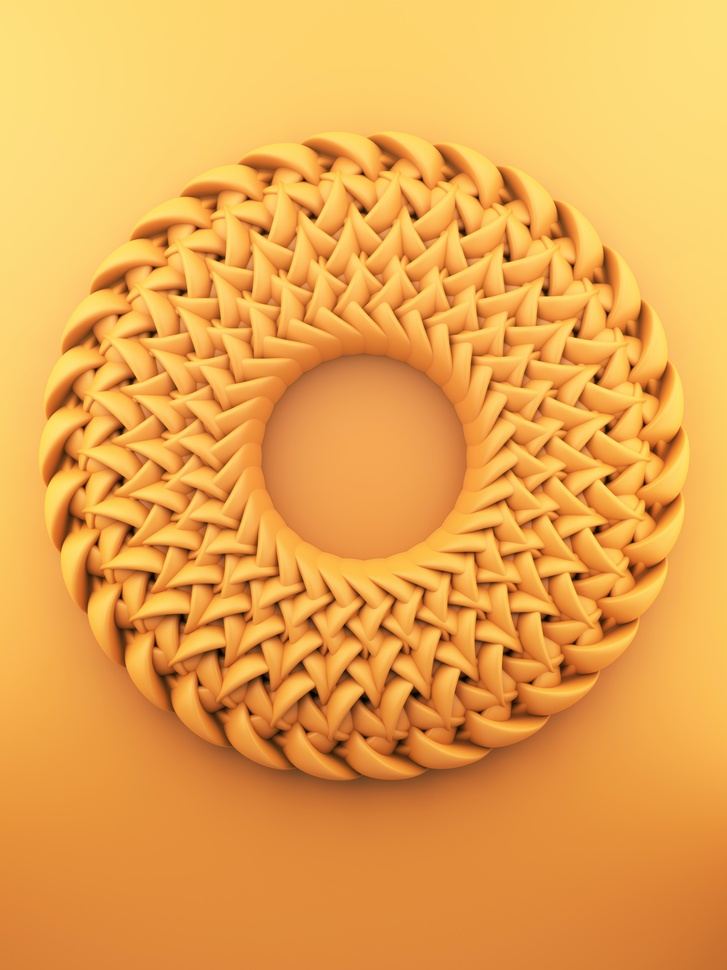
#> input picture DL/OpenCV/Module1/img/img6.jpg, 727 x 970 px, shrunk from 3000 x 4000 before the run, found by its file name
$ python 17.ThreshHold.py
#> lines starting #> are read from the running program, lines starting #| are printed output that depends on the picture; after the words box and inside, x2 and y2 are one past the last pixel; in counts of white or black regions, pixels touching at a corner belong together
import cv2 as cv
import numpy as np
from matplotlib import pyplot as plt

img = cv.imread('D:/2-bai tap cua dev/PythonAI/AI/DL/OpenCV/Module1/img/img6.jpg', cv.IMREAD_GRAYSCALE)
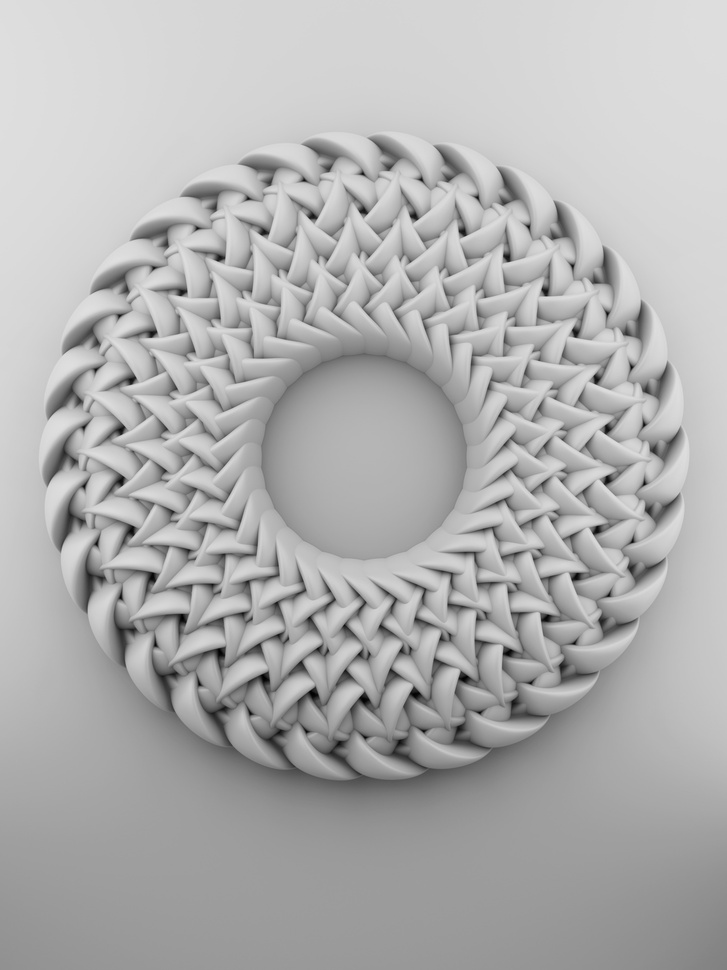
#> img: shape (970, 727); min 0, max 224, mean 176.6

imgBlur = cv.medianBlur(img, 5)

assert img is not None, "file could not be read, check with os.path.exists()"
# [16 lines of commented-out code are left out]

ret, th1 = cv.threshold(imgBlur, 125, 255, cv.THRESH_BINARY)
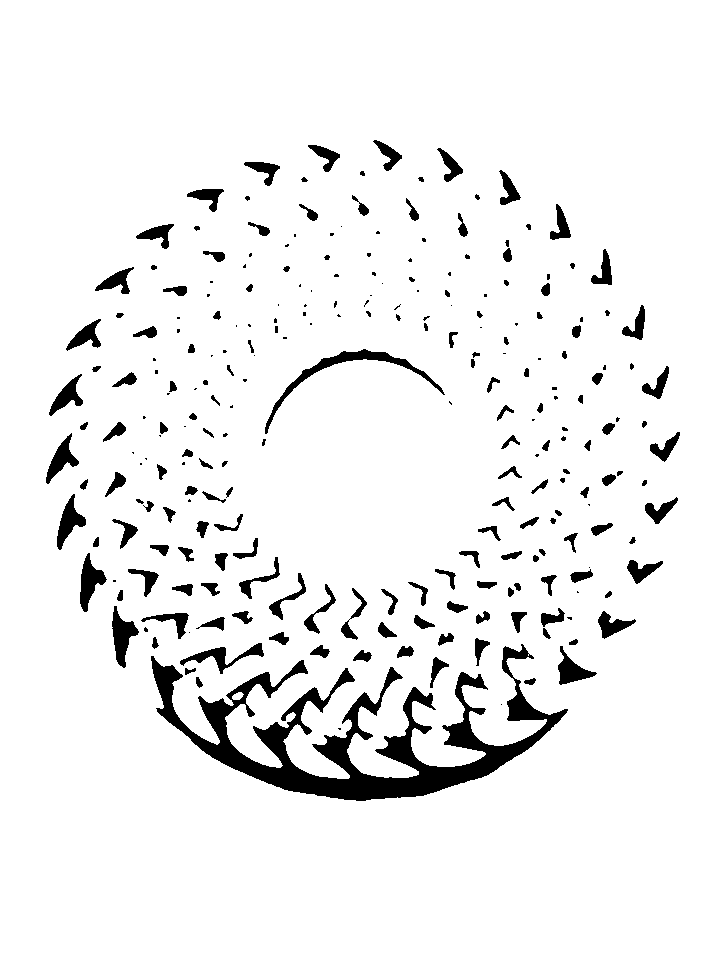
#> th1: shape (970, 727); 93.8% white; 252 black regions (83 under 20 px), largest, box (x1, y1, x2, y2) and area: (151, 644, 568, 801) 17540, (265, 349, 445, 434) 1424, (112, 606, 139, 668) 782
th2 = cv.adaptiveThreshold(imgBlur, 255, cv.ADAPTIVE_THRESH_GAUSSIAN_C, cv.THRESH_BINARY, 11, 2)
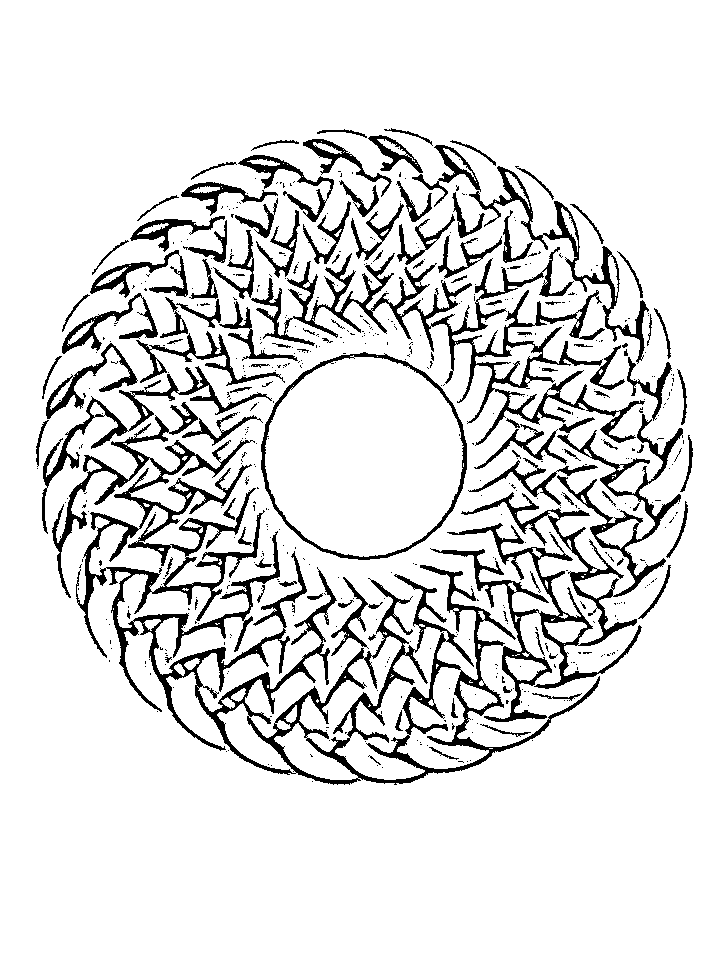
#> th2: shape (970, 727); 88.4% white; 571 black regions (463 under 20 px), largest, box (x1, y1, x2, y2) and area: (52, 402, 600, 785) 26853, (430, 414, 683, 722) 10655, (251, 247, 645, 446) 10284
th3 = cv.adaptiveThreshold(imgBlur, 255, cv.ADAPTIVE_THRESH_MEAN_C, cv.THRESH_BINARY, 11, 2)
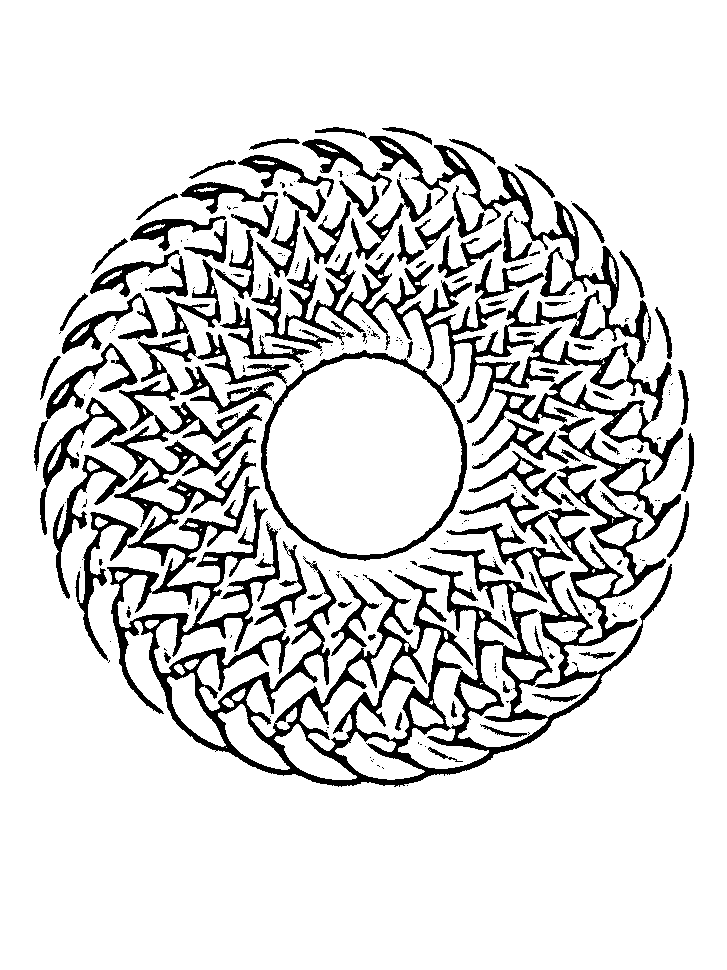
#> th3: shape (970, 727); 85.6% white; 273 black regions (188 under 20 px), largest, box (x1, y1, x2, y2) and area: (75, 136, 683, 787) 66993, (261, 350, 467, 561) 3367, (53, 455, 128, 599) 1670
titles = ['Original Image', 'Global Thresholding (v = 127)',
    'Adaptive Mean Thresholding', 'Adaptive Gaussian Thresholding']
images = [imgBlur, th1, th2, th3]

for i in range(4):
    plt.subplot(2,2,i+1),plt.imshow(images[i],'gray')
    plt.title(titles[i])
    plt.xticks([]),plt.yticks([])

plt.show()
cv.waitKey(0)
cv.destroyAllWindows()

$ run again, with DL/OpenCV/Module1/img/img1.jpg copied over DL/OpenCV/Module1/img/img6.jpg
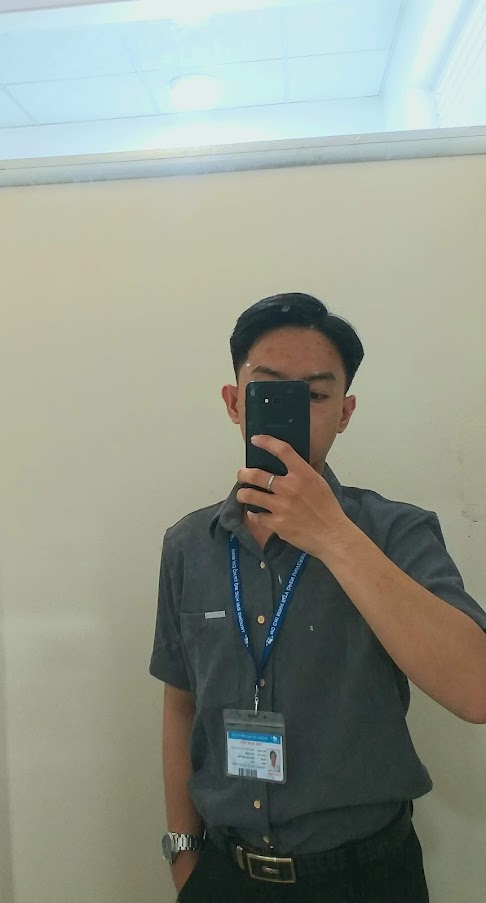
#> input picture DL/OpenCV/Module1/img/img1.jpg, 486 x 903 px, found by its file name
#> `ret, th1 = cv.threshold(imgBlur, 125, 255, cv.THRESH_BINARY)`:
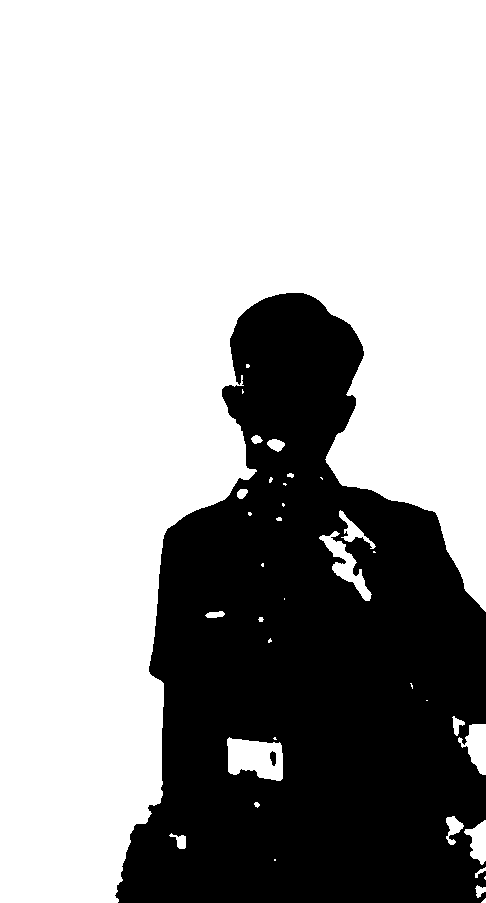
#> th1: shape (903, 486); 66.7% white; 2 black regions, box (x1, y1, x2, y2) and area: (115, 293, 486, 903) 145889, (270, 751, 276, 766) 68
#> th2: shape (903, 486); 93.1% white; 820 black regions (727 under 20 px), largest, box (x1, y1, x2, y2) and area: (230, 293, 486, 633) 7077, (248, 532, 433, 903) 3461, (149, 471, 275, 691) 2143
#> `th3 = cv.adaptiveThreshold(imgBlur, 255, cv.ADAPTIVE_THRESH_MEAN_C, cv..`:
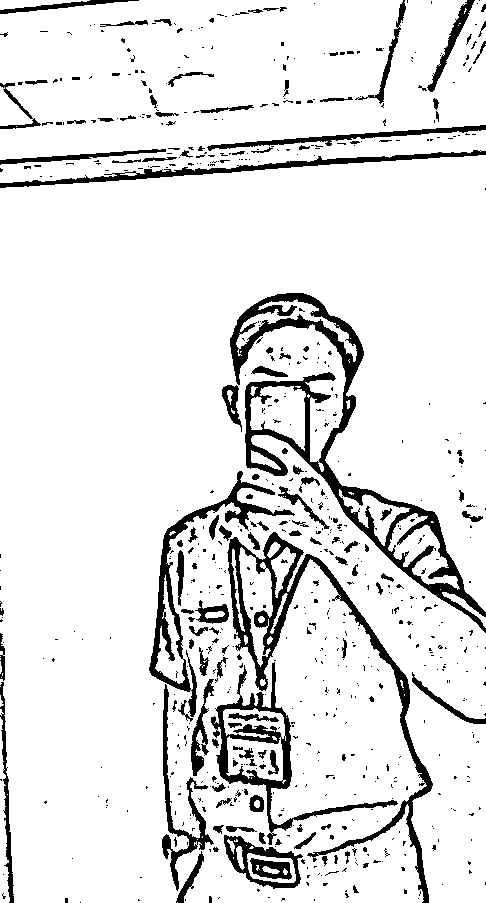
#> th3: shape (903, 486); 89.2% white; 716 black regions (581 under 20 px), largest, box (x1, y1, x2, y2) and area: (230, 293, 486, 633) 10518, (227, 532, 433, 903) 6783, (211, 662, 398, 845) 3650

$ run again, with DL/OpenCV/Module1/img/img2.jpg copied over DL/OpenCV/Module1/img/img6.jpg
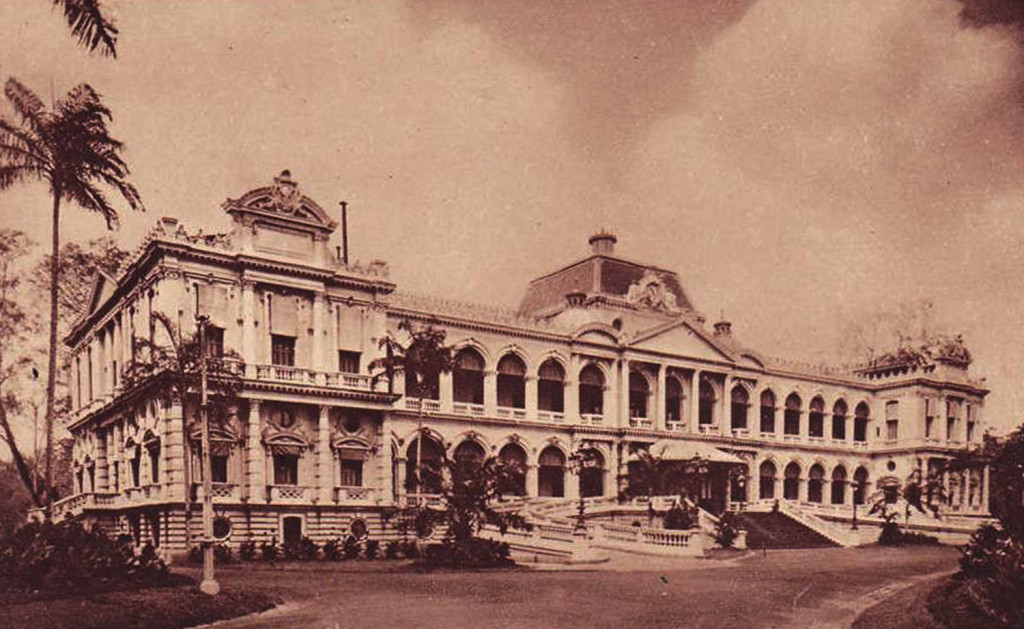
#> input picture DL/OpenCV/Module1/img/img2.jpg, 1024 x 629 px, found by its file name
#> `ret, th1 = cv.threshold(imgBlur, 125, 255, cv.THRESH_BINARY)`:
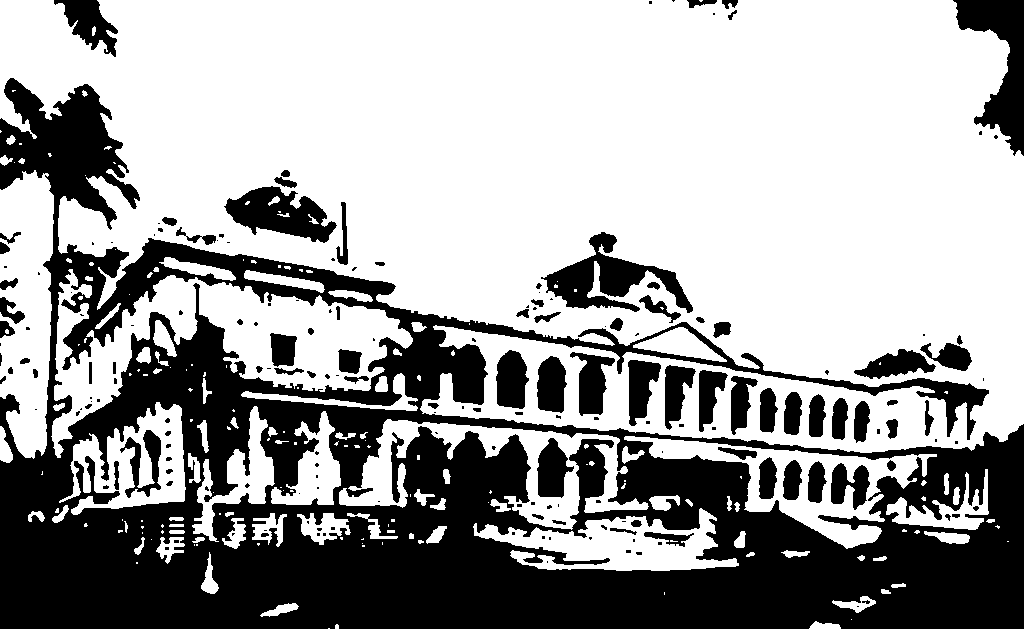
#> th1: shape (629, 1024); 63.2% white; 187 black regions (99 under 20 px), largest, box (x1, y1, x2, y2) and area: (0, 78, 1024, 629) 195862, (953, 0, 1024, 156) 5041, (541, 232, 693, 313) 4526
#> th2: shape (629, 1024); 74.7% white; 5357 black regions (4679 under 20 px), largest, box (x1, y1, x2, y2) and area: (0, 76, 1024, 608) 47395, (566, 438, 1024, 629) 16238, (386, 312, 990, 443) 4631
#> `th3 = cv.adaptiveThreshold(imgBlur, 255, cv.ADAPTIVE_THRESH_MEAN_C, cv..`:
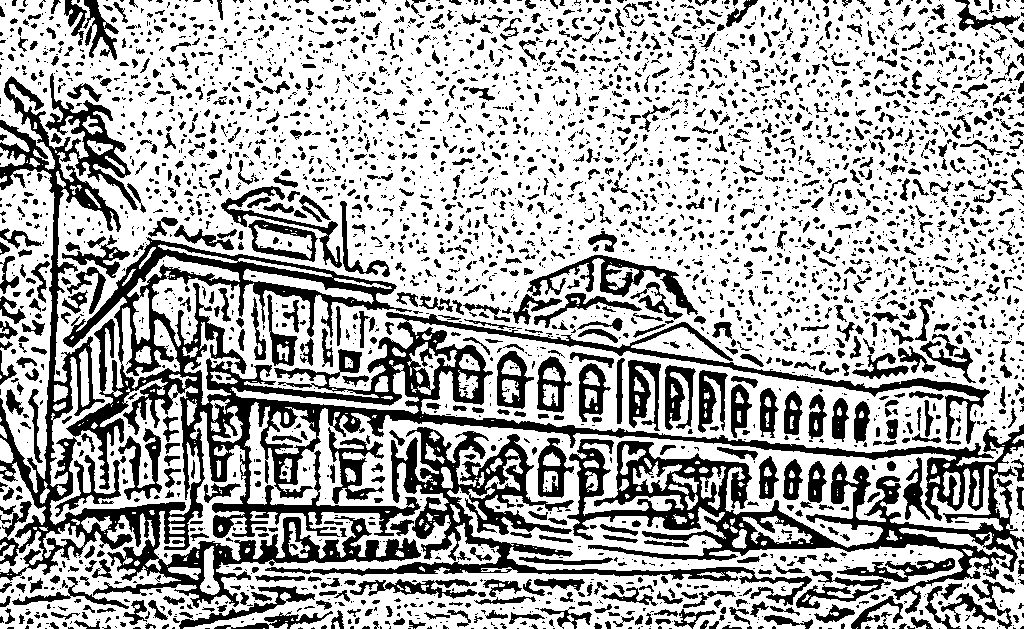
#> th3: shape (629, 1024); 67.4% white; 3659 black regions (2397 under 20 px), largest, box (x1, y1, x2, y2) and area: (0, 73, 1024, 614) 83466, (265, 427, 812, 606) 12436, (527, 255, 698, 315) 2323

$ run again, with DL/OpenCV/Module1/img/img3.jpg copied over DL/OpenCV/Module1/img/img6.jpg
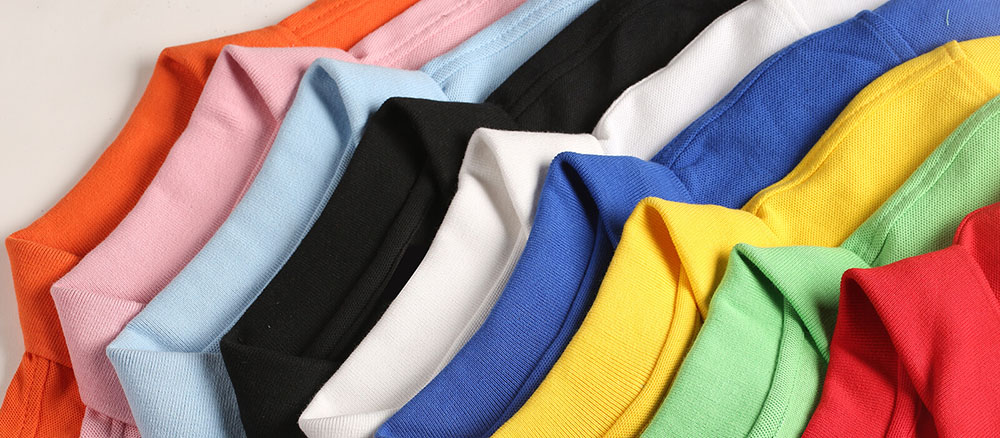
#> input picture DL/OpenCV/Module1/img/img3.jpg, 1000 x 438 px, found by its file name
#> `ret, th1 = cv.threshold(imgBlur, 125, 255, cv.THRESH_BINARY)`:
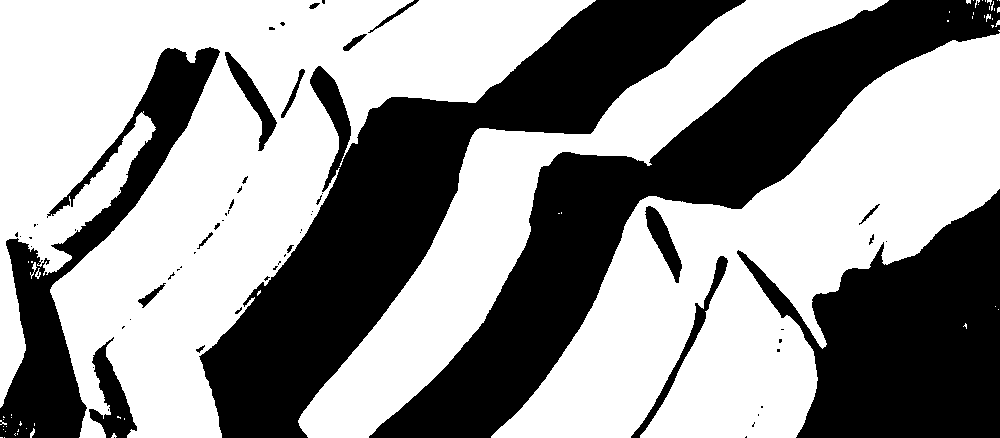
#> th1: shape (438, 1000); 58.2% white; 64 black regions (41 under 20 px), largest, box (x1, y1, x2, y2) and area: (199, 0, 746, 438) 62029, (369, 0, 1000, 438) 58076, (737, 189, 1000, 438) 36622
#> th2: shape (438, 1000); 80.6% white; 7586 black regions (7192 under 20 px), largest, box (x1, y1, x2, y2) and area: (0, 0, 420, 438) 6974, (361, 0, 897, 438) 5096, (486, 23, 1000, 438) 4343
#> `th3 = cv.adaptiveThreshold(imgBlur, 255, cv.ADAPTIVE_THRESH_MEAN_C, cv..`:
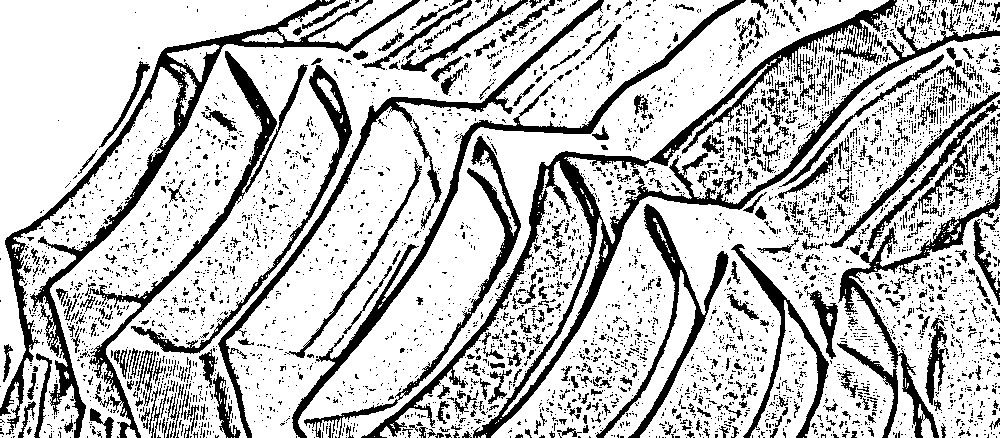
#> th3: shape (438, 1000); 75.5% white; 4647 black regions (4192 under 20 px), largest, box (x1, y1, x2, y2) and area: (361, 0, 1000, 438) 15435, (0, 0, 420, 438) 10911, (292, 0, 746, 438) 5509
